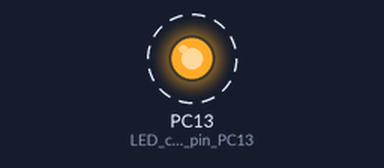
The sketch below on a simulated STM32 Blue Pill. Parts: output pins drawn as LEDs (lit = HIGH). Dashed ring = blinking.

Above: at 0.2 s.
Timing chart, 0 to 3.0 s (numbered marks = the images above):
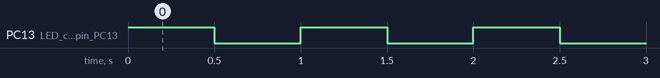

Measured:
- by itself, PC13 (LED_connect_to_pin_PC13): alternates HIGH for 0.50 s and LOW for 0.50 s

The sketch:

stm32test.ino
```cpp
/*
  Blink onboard LED at 0.5 second interval
*/
void setup() {
  // initialize digital pin PB2 as an output.
  pinMode(PC13, OUTPUT); // LED connect to pin PC13
}

void loop() {
  digitalWrite(PC13, HIGH);
  delay(500);
  digitalWrite(PC13, LOW);
  delay(500);
}
```
